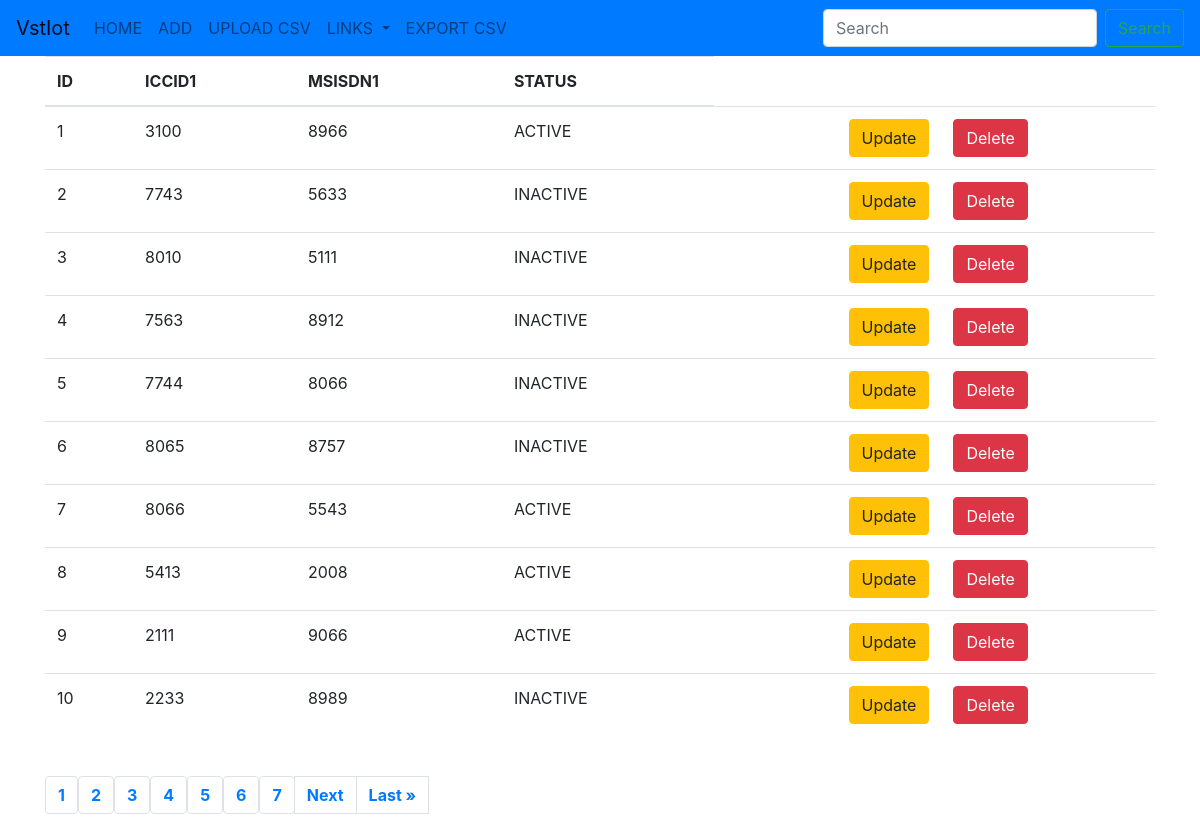
Page /branch2 on the earlier database version.
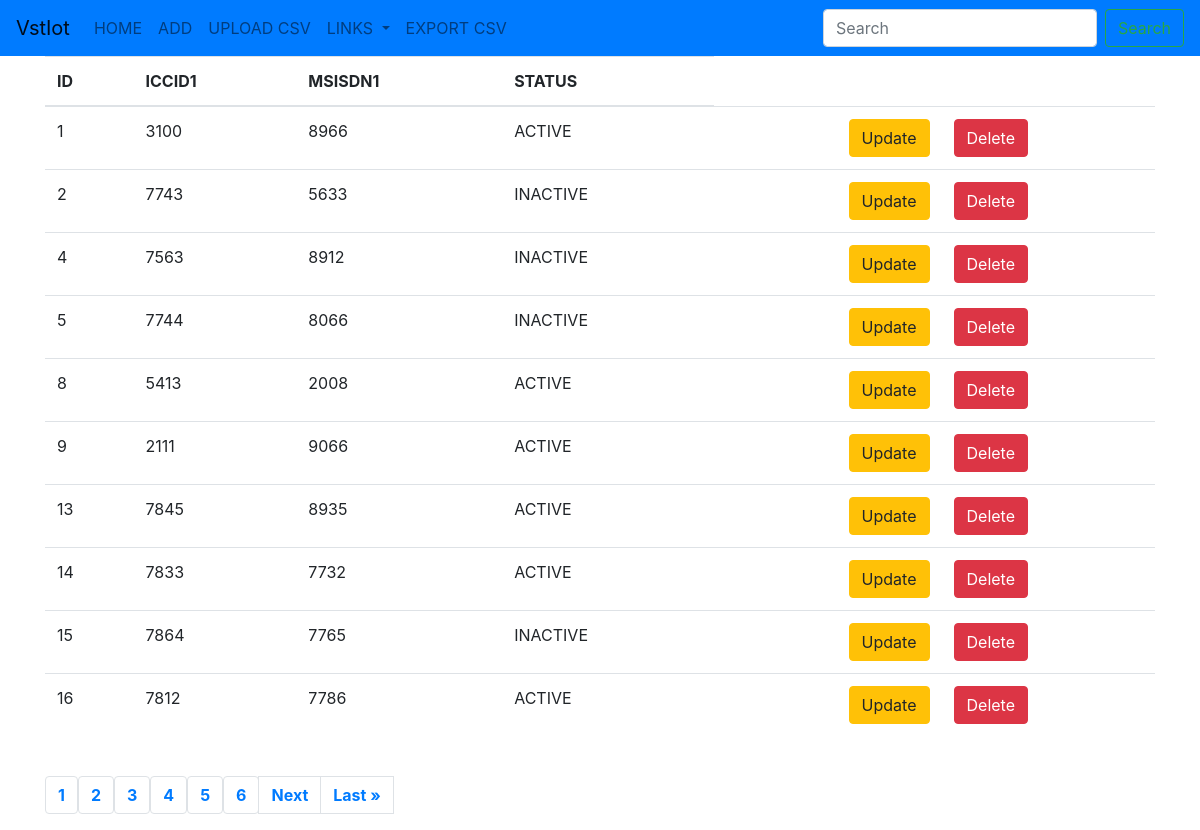
Same page on the later database version.
### vstiot/models.py (models this page shows)
class Branch1(models.Model):
    iccid1 = models.CharField(max_length=50,blank=False)
    msisdn1 = models.CharField(max_length=50,blank=False)
    choices = (
        ('ACTIVE','active'),
        ('INACTIVE','not active'),
    )
    status = models.CharField(max_length=50,blank=False,choices=choices,default='INACTIVE')

### vstiot/views.py (the view)
# urls.py: path('branch2',branch2,name='branch2'),
def branch2(request):
    branch1 = Branch1.objects.all()
    pagination = Paginator(Branch1.objects.all(), 10)
    pages = request.GET.get('page')
    br = pagination.get_page(pages)
    numbers = "z" * br.paginator.num_pages
    context = {'branch1':branch1, 'br':br, 'numbers':numbers}
    return render(request,'branch1.html',context)

### templates/branch1.html (shortened to what this page needs)
{% extends 'base2.html' %}
{% block body %}
<div class="container">
    <table class="table table-hover">
        <thead>
            <tr>
                <th>ID</th>
                <th>ICCID1</th>
                <th>MSISDN1</th>
                <th>STATUS</th>
            </tr>
        </thead>
        <tbody>
            {% for item in br %}
            <tr>
                <td>{{item.id}}</td>
                <td>{{item.iccid1}}</td>
                <td>{{item.msisdn1}}</td>
                <td>{{item.status}}</td>
                <td><a href="{% url 'update2branch2' item.id %}" class="btn btn-warning btn-md" id="update">Update</a></td>
                <td><a href="{% url 'delete2branch2' item.id %}" class="btn btn-danger btn-md" id="delete">Delete</a></td>
            </tr>
            {% endfor %}
        </tbody>
    </table>
    <br>
    <center>
        <nav aria-label="Page navigation example">
            <ul class="pagination">
                {% for i in numbers %}
                    <strong><li class="page-item"><a class="page-link" href="?page={{ forloop.counter }}">{{ forloop.counter }}</a></li></strong>
                {% endfor %}
                {% if br.has_next %}
                    <strong><li class="page-item"></li><a class="page-link" href="?page={{ br.next_page_number }}">Next</a></strong>
                    <strong><li class="page-item"></li><a class="page-link" href="?page={{ br.paginator.num_pages }}">Last &raquo;</a></strong>
                {% endif %}
            </ul>
        </nav>
    </center>
</div>
{% endblock %}

Differences in the rows shown:
removed Branch1: id "3", iccid1 "8010", msisdn1 "5111", status "INACTIVE"
removed Branch1: id "6", iccid1 "8065", msisdn1 "8757", status "INACTIVE"
removed Branch1: id "7", iccid1 "8066", msisdn1 "5543", status "ACTIVE"
removed Branch1: id "10", iccid1 "2233", msisdn1 "8989", status "INACTIVE"
now on this page (row unchanged): Branch1: id "13", iccid1 "7845", msisdn1 "8935", status "ACTIVE"
now on this page (row unchanged): Branch1: id "14", iccid1 "7833", msisdn1 "7732", status "ACTIVE"
now on this page (row unchanged): Branch1: id "15", iccid1 "7864", msisdn1 "7765", status "INACTIVE"
now on this page (row unchanged): Branch1: id "16", iccid1 "7812", msisdn1 "7786", status "ACTIVE"
Other differences:
list line gone: "7"
